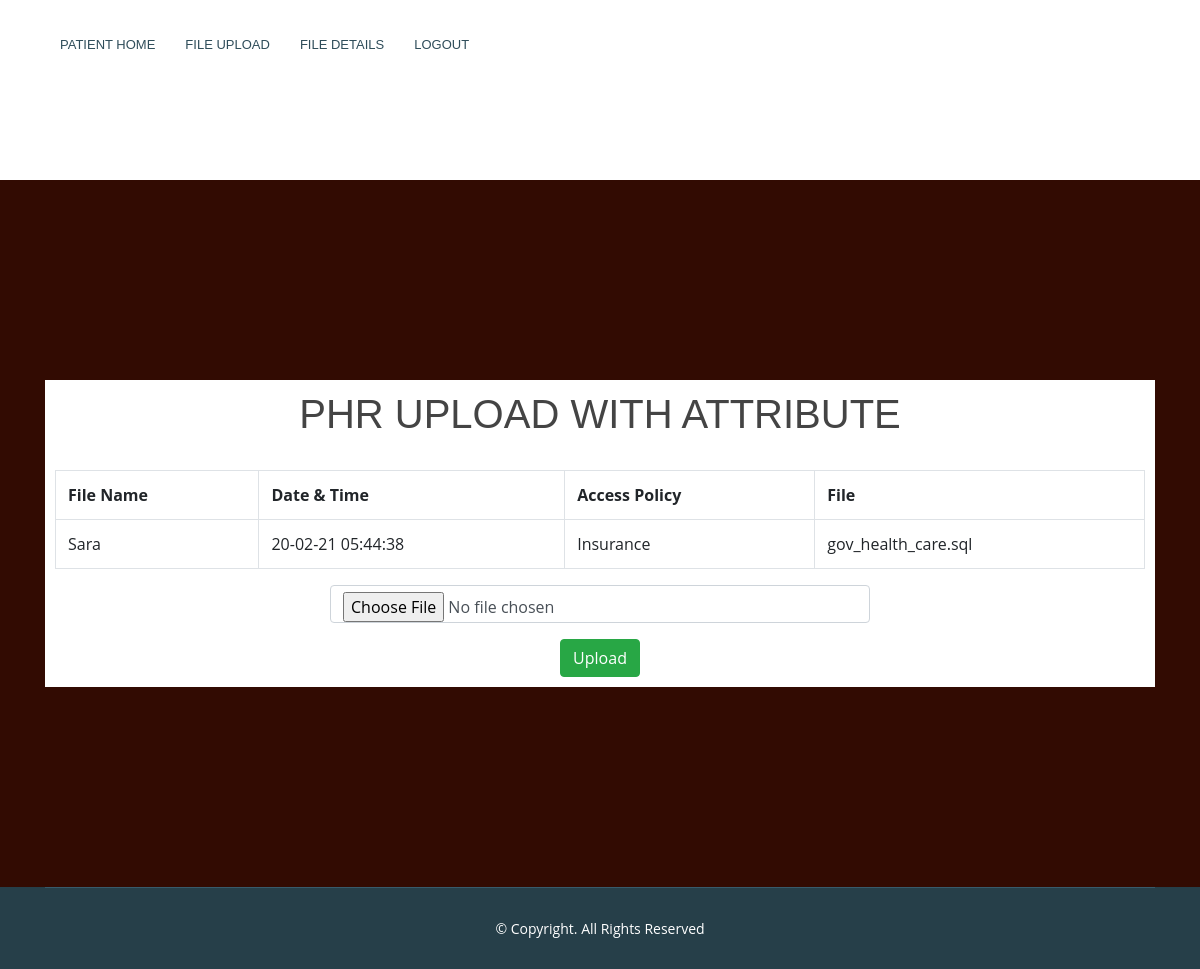
The page /patient_file_upload1.php (signed in) on the database its author committed.
### tables this page shows
CREATE TABLE IF NOT EXISTS `patient_file` (
  `id` int(11) NOT NULL AUTO_INCREMENT,
  `fname` varchar(233) NOT NULL,
  `attribute` varchar(233) NOT NULL,
  `pid` int(11) NOT NULL,
  `data` varchar(255) NOT NULL,
  `date` varchar(50) NOT NULL,
  PRIMARY KEY (`id`)
);

### patient_file_upload1.php (the view, shortened to what this page needs)
<?php
include_once 'db.php';
?>
<!DOCTYPE html>
<html lang="en">
<head>
  <link href="bootstrap/css/bootstrap.min.css" rel="stylesheet">
  <link href="css/style.css" rel="stylesheet">
</head>
<body>
  <header id="header" class="fixed-top header-transparent">
    <div class="container d-flex align-items-center">
      <nav class="nav-menu d-none d-lg-block">
        <ul>
          <li class="active"><a href="index.php">Patient Home</a></li>
         <li><a href="patient_file_upload.php">File Upload</a></li>
          <li><a href="patient_file_details.php">File Details</a></li>
          <li><a href="index.php">Logout</a></li>
		 </ul>
      </nav>
    </div>
  </header>
  <main id="main">
    <section id="contact" class="contact section-bg">
      <div class="container">
        <div class="row" data-aos="fade-up" data-aos-delay="200">
          <div class="col-lg-12">
           <form style="background: white;padding:10px" method="post" action="crypt.php" enctype="multipart/form-data" >
			<center><h1>PHR UPLOAD WITH ATTRIBUTE </h1></center><br/>
      <?php $select=mysqli_query($conn,"select * from patient_file order by id desc");
            $fetch=mysqli_fetch_array($select);
       ?>
			       <table class="table table-bordered" >
                <tr>
                  <th>File Name</th>
                  <th>Date & Time</th>
                  <th>Access Policy</th>
                  <th>File</th>
                </tr>
                <tr>
                  <td><?php echo $fetch['fname'] ?></td>
                   <td><?php echo $fetch['date'] ?></td>
                    <td><?php echo $fetch['attribute'] ?></td>
                    <td><?php echo $fetch['data'] ?></td>
                </tr>
             </table>
              <div class="form-row row">
				        <div class="col-lg-3">
                </div>
                <div class=" col-lg-6 form-group  ">
                  <input style="float:right;" type="file" name="file" class="form-control" id="file" placeholder=" Upload Your File "/>
                </div>
				<div class="col-lg-3">
				</div>
              </div>
              <div class="text-center">
				  <button type="submit" class="btn btn-success" name="upload">Upload</button>
			  </div>
            </form>
          </div>
        </div>
      </div>
    </section>
  </main>
  <footer id="footer">
    <div class="container">
      <div class="copyright">
        &copy; Copyright. All Rights Reserved
      </div>
    </div>
  </footer>
</body>
</html>

### css/style.css (style rules this page uses)
body { font-family: "Open Sans", sans-serif; color: #444444; }
a { color: #67b0d1; }
h1, h2, h3, h4, h5, h6 { font-family: "Raleway", sans-serif; }
#main { margin-top: 90px; }
#header { transition: all 0.5s; z-index: 997; transition: all 0.5s; padding: 15px 0; background: rgba(103, 176, 209, 0.8); }
#header.header-transparent { background: transparent; }
.nav-menu, .nav-menu * { margin: 0; padding: 0; list-style: none; }
.nav-menu > ul > li { position: relative; white-space: nowrap; float: left; background: white; }
.nav-menu a { display: flex; position: relative; color: #2f4d5a; padding: 20px 15px; transition: 0.3s; font-size: 13px; font-family: "Poppins", sans-serif; text-transform: uppercase; font-weight: 500; }
.nav-menu a:hover, .nav-menu .active > a, .nav-menu li:hover > a { background: rgba(255, 255, 255, 0.2); text-decoration: none; }
section { padding: 200px 0px; }
.section-bg { background-color: #320B02; }
#footer { background: #263f49; padding: 0 0 30px 0; color: #fff; font-size: 14px; }
#footer .copyright { border-top: 1px solid #385b6b; text-align: center; padding-top: 30px; }

### rows shown on the page
patient_file: fname "Sara", date "20-02-21 05:44:38", attribute "Insurance", data "gov_health_care.sql"
